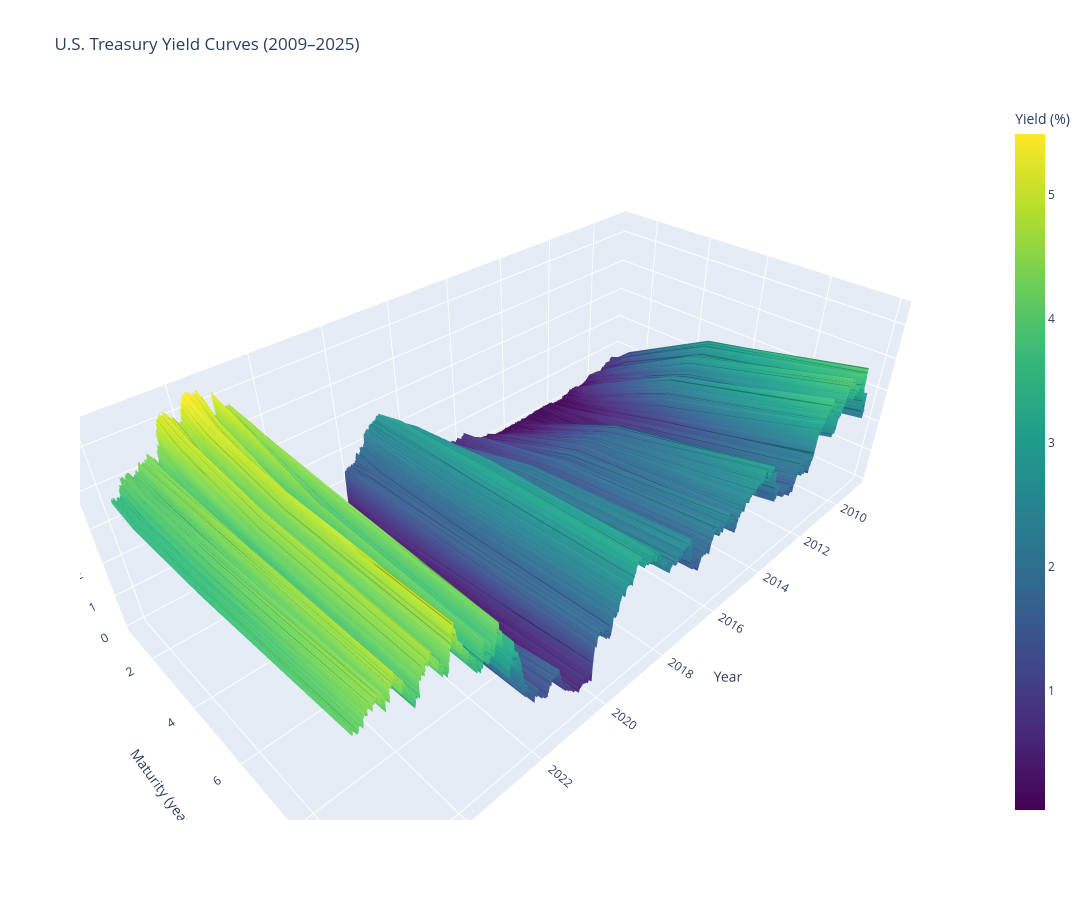

Notebook code for this chart:
### Markdown cell above
# Vizualizing the Dataset

### Code cell
import pandas as pd
import numpy as np
import plotly.graph_objects as go


data = viz_merged.dropna()
maturities = np.array([1, 2, 5, 10])
years = data.index.year + (data.index.dayofyear - 1) / 365
X_mesh, Y_mesh = np.meshgrid(years, maturities)
Z = data[["DGS1", "DGS2", "DGS5", "DGS10"]].T.values 


fig = go.Figure(data=[
    go.Surface(
        x=X_mesh,
        y=Y_mesh,
        z=Z,
        colorscale='Viridis',
        colorbar=dict(title='Yield (%)')
    )
])

fig.update_layout(
    title='U.S. Treasury Yield Curves (2009–2025)',
    scene=dict(
        xaxis_title='Year',
        yaxis_title='Maturity (years)',
        zaxis_title='Yield (%)'
    ),
    width=1200,
    height=900
)

fig.show()

### Figure 1 — Plotly figure (JSON) as saved in the notebook; plotly's stock layout.template omitted (floating-point values rounded to 4 significant figures; data arrays with more than 128 entries replaced by an {"elided": "..."} marker saying what was removed)
{"data": [{"colorbar": {"title": {"text": "Yield (%)"}}, "colorscale": [[0, "#440154"], [0.1111, "#482878"], [0.2222, "#3e4989"], [0.3333, "#31688e"], [0.4444, "#26828e"], [0.5556, "#1f9e89"], [0.6667, "#35b779"], [0.7778, "#6ece58"], [0.8889, "#b5de2b"], [1, "#fde725"]], "type": "surface", "x": {"elided": "4x4227 float values"}, "y": {"elided": "4x4227 int values"}, "z": {"elided": "4x4227 float values"}}], "layout": {"height": 900, "scene": {"xaxis": {"title": {"text": "Year"}}, "yaxis": {"title": {"text": "Maturity (years)"}}, "zaxis": {"title": {"text": "Yield (%)"}}}, "title": {"text": "U.S. Treasury Yield Curves (2009–2025)"}, "width": 1200}}
